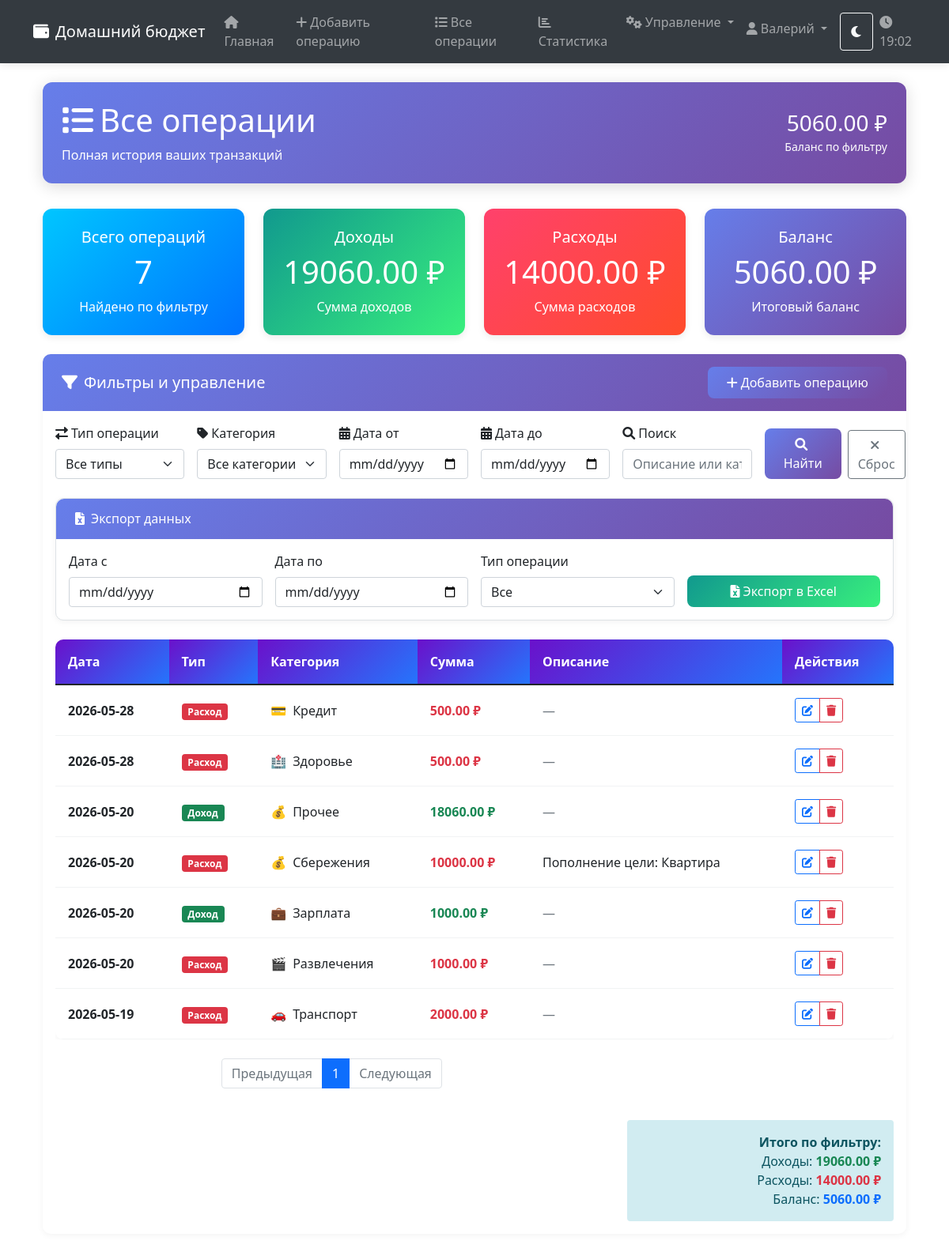
The page /transactions (signed in) on the database as committed earlier.
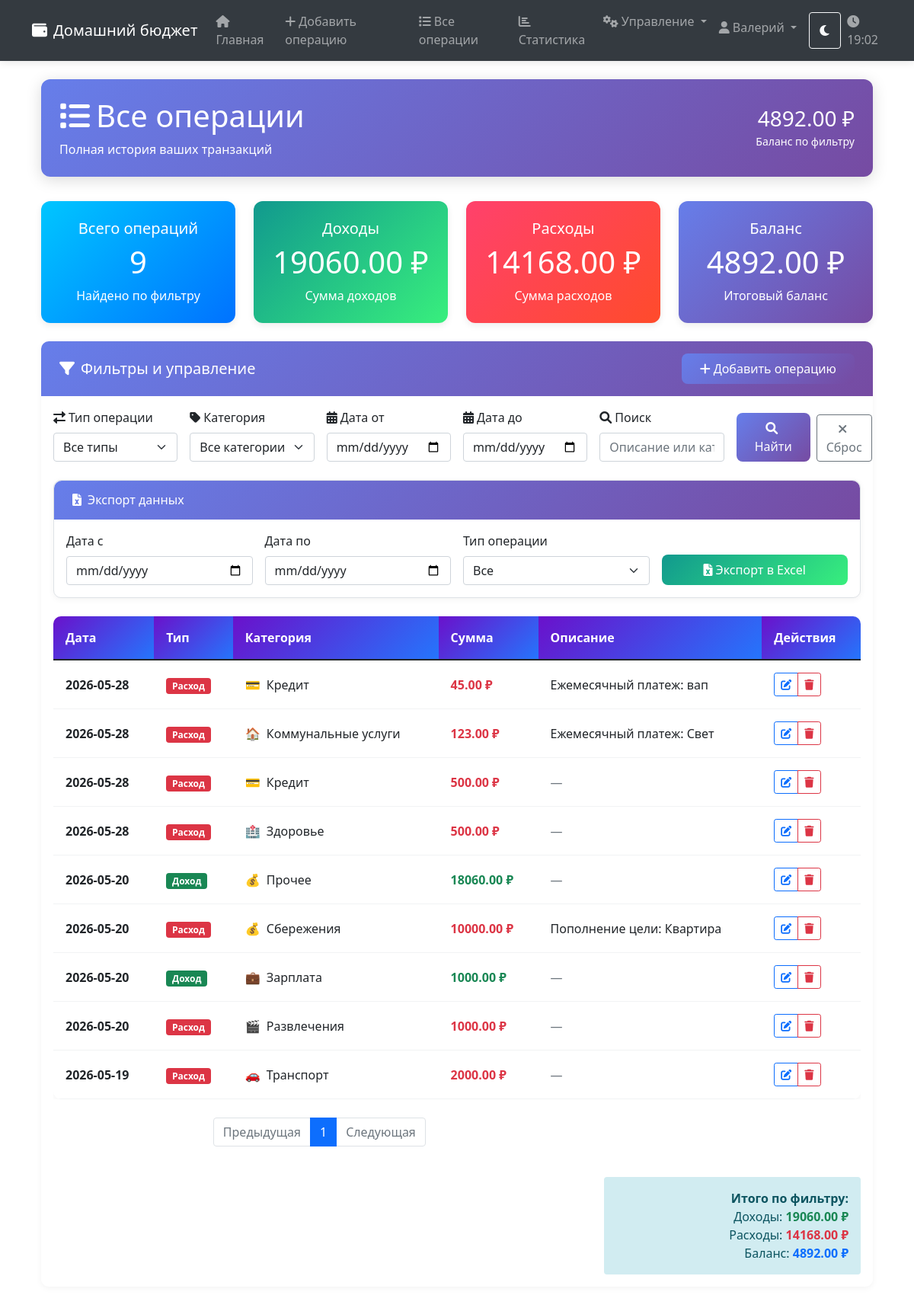
The same page on the database as committed later.
### tables this page shows
CREATE TABLE transactions (
            id INTEGER PRIMARY KEY AUTOINCREMENT,
            type TEXT CHECK(type IN ('income', 'expense')) NOT NULL,
            amount REAL NOT NULL,
            category_id INTEGER,
            description TEXT,
            date DATE NOT NULL,
            created_at TIMESTAMP DEFAULT CURRENT_TIMESTAMP,
            user_id INTEGER,
            FOREIGN KEY (category_id) REFERENCES categories (id),
            FOREIGN KEY (user_id) REFERENCES users (id)
        );

CREATE TABLE categories (
            id INTEGER PRIMARY KEY AUTOINCREMENT,
            name TEXT NOT NULL,
            type TEXT CHECK(type IN ('income', 'expense')) NOT NULL,
            icon TEXT,
            color TEXT,
            created_at TIMESTAMP DEFAULT CURRENT_TIMESTAMP
        );

### routes/transaction_routes.py (the view, shortened to what this page needs)
    @app.route('/transactions')
    @login_required
    def view_transactions():
        with get_db_connection() as conn:
            filter_type = request.args.get('type', 'all')
            filter_category = request.args.get('category', 'all')
            start_date = request.args.get('start_date')
            end_date = request.args.get('end_date')
            search = request.args.get('search', '').strip()
            query = '''
                SELECT t.*, c.name as category_name, c.icon as category_icon
                FROM transactions t
                LEFT JOIN categories c ON t.category_id = c.id
                WHERE t.user_id = ?
            '''
            params = [session['user_id']]
            if filter_type != 'all':
                query += ' AND t.type = ?'
                params.append(filter_type)
            if filter_category != 'all':
                query += ' AND t.category_id = ?'
                params.append(filter_category)
            if start_date:
                query += ' AND t.date >= ?'
                params.append(start_date)
            if end_date:
                query += ' AND t.date <= ?'
                params.append(end_date)
            query += ' ORDER BY t.date DESC, t.created_at DESC'
            transactions = conn.execute(query, params).fetchall()
            categories = conn.execute('SELECT * FROM categories').fetchall()
        return render_template(
            'transactions.html',
            transactions=transactions,
            categories=categories,
            filter_type=filter_type,
            filter_category=filter_category,
            start_date=start_date,
            end_date=end_date,
            search=search
        )

### templates/transactions.html (shortened to what this page needs)
{% extends "base.html" %}
{% block content %}
<div class="container-fluid fade-in">
    <div class="page-header">
        <div class="d-flex justify-content-between align-items-center">
            <div>
                <h1><i class="fas fa-list me-2"></i>Все операции</h1>
                <p class="mb-0">Полная история ваших транзакций</p>
            </div>
            <div class="text-end">
                {% set total_inc = transactions|selectattr('type', 'equalto', 'income')|map(attribute='amount')|sum %}
                {% set total_exp = transactions|selectattr('type', 'equalto', 'expense')|map(attribute='amount')|sum %}
                {% if filter_type == 'income' %}
                    <h3 class="mb-0">{{ "%.2f"|format(total_inc) }} ₽</h3>
                    <small>Доходы по фильтру</small>
                {% elif filter_type == 'expense' %}
                    <h3 class="mb-0">{{ "%.2f"|format(total_exp) }} ₽</h3>
                    <small>Расходы по фильтру</small>
                {% else %}
                    <h3 class="mb-0">{{ "%.2f"|format(total_inc - total_exp) }} ₽</h3>
                    <small>Баланс по фильтру</small>
                {% endif %}
            </div>
        </div>
    </div>
    {% set total_income = transactions|selectattr('type', 'equalto', 'income')|map(attribute='amount')|sum %}
    {% set total_expense = transactions|selectattr('type', 'equalto', 'expense')|map(attribute='amount')|sum %}
    <div class="row mb-4">
        <div class="{% if filter_type == 'all' %}col-md-3{% else %}col-md-6{% endif %}">
            <div class="stat-card stat-card-info">
                <div class="card-body text-center">
                    <h5>Всего операций</h5>
                    <h2 class="display-6">{{ transactions|length }}</h2>
                    <p class="mb-0">Найдено по фильтру</p>
                </div>
            </div>
        </div>
        {% if filter_type == 'income' %}
        <div class="col-md-6">
            <div class="stat-card stat-card-success">
                <div class="card-body text-center">
                    <h5>Доходы</h5>
                    <h2 class="display-6">{{ "%.2f"|format(total_income) }} ₽</h2>
                    <p class="mb-0">Сумма доходов</p>
                </div>
            </div>
        </div>
        {% else %}
        <div class="col-md-3">
            <div class="stat-card stat-card-success">
                <div class="card-body text-center">
                    <h5>Доходы</h5>
                    <h2 class="display-6">{{ "%.2f"|format(total_income) }} ₽</h2>
                    <p class="mb-0">Сумма доходов</p>
                </div>
            </div>
        </div>
        <div class="col-md-3">
            <div class="stat-card stat-card-danger">
                <div class="card-body text-center">
                    <h5>Расходы</h5>
                    <h2 class="display-6">{{ "%.2f"|format(total_expense) }} ₽</h2>
                    <p class="mb-0">Сумма расходов</p>
                </div>
            </div>
        </div>
        <div class="col-md-3">
            <div class="stat-card stat-card-primary">
                <div class="card-body text-center">
                    <h5>Баланс</h5>
                    <h2 class="display-6">{{ "%.2f"|format(total_income - total_expense) }} ₽</h2>
                    <p class="mb-0">Итоговый баланс</p>
                </div>
            </div>
        </div>
        {% endif %}
    </div>
    <div class="card form-card">
        <div class="card-header d-flex justify-content-between align-items-center">
            <h5 class="mb-0"><i class="fas fa-filter me-2"></i>Фильтры и управление</h5>
            <a href="{{ url_for('add_transaction') }}" class="btn btn-modern btn-modern-primary">
                <i class="fas fa-plus me-1"></i>Добавить операцию
            </a>
        </div>
        <div class="card-body">
            <form method="GET" action="{{ url_for('view_transactions') }}" class="row mb-4 g-3">
                <div class="col-md-2">
                    <label for="filter_type" class="form-label"><i class="fas fa-exchange-alt me-1"></i>Тип операции</label>
                    <select class="form-select" id="filter_type" name="type">
                        <option value="all" {% if filter_type == 'all' %}selected{% endif %}>Все типы</option>
                    </select>
                </div>
                <div class="col-md-2">
                    <label for="filter_category" class="form-label"><i class="fas fa-tag me-1"></i>Категория</label>
                    <select class="form-select" id="filter_category" name="category">
                        <option value="all" {% if filter_category == 'all' %}selected{% endif %}>Все категории</option>
                    </select>
                </div>
                <div class="col-md-2">
                    <label for="start_date" class="form-label"><i class="fas fa-calendar-alt me-1"></i>Дата от</label>
                    <input type="date" class="form-control" id="start_date" name="start_date" value="{{ start_date or '' }}">
                </div>
                <div class="col-md-2">
                    <label for="end_date" class="form-label"><i class="fas fa-calendar-alt me-1"></i>Дата до</label>
                    <input type="date" class="form-control" id="end_date" name="end_date" value="{{ end_date or '' }}">
                </div>
                <div class="col-md-2">
                    <label for="search" class="form-label"><i class="fas fa-search me-1"></i>Поиск</label>
                    <input type="text" class="form-control" id="search" name="search" placeholder="Описание или категория" value="{{ search or '' }}" autocomplete="off">
                </div>
                <div class="col-md-2 d-flex align-items-end gap-2">
                    <button type="submit" class="btn btn-modern btn-modern-primary w-100"><i class="fas fa-search me-1"></i>Найти</button>
                    <a href="{{ url_for('view_transactions') }}" class="btn btn-outline-secondary w-100"><i class="fas fa-times me-1"></i>Сброс</a>
                </div>
            </form>
            <div class="card mb-4">
                <div class="card-header bg-success text-white">
                    <h6 class="mb-0"><i class="fas fa-file-excel me-2"></i>Экспорт данных</h6>
                </div>
                <div class="card-body">
                    <form method="GET" action="{{ url_for('export_excel') }}" class="row g-3 align-items-end">
                        <div class="col-md-3">
                            <label class="form-label" for="export_start_date">Дата с</label>
                            <input type="date" class="form-control" id="export_start_date" name="start_date" value="{{ start_date or '' }}">
                        </div>
                        <div class="col-md-3">
                            <label class="form-label" for="export_end_date">Дата по</label>
                            <input type="date" class="form-control" id="export_end_date" name="end_date" value="{{ end_date or '' }}">
                        </div>
                        <div class="col-md-3">
                            <label class="form-label" for="export_type">Тип операции</label>
                            <select class="form-select" id="export_type" name="type">
                                <option value="all" {% if filter_type == 'all' %}selected{% endif %}>Все</option>
                            </select>
                        </div>
                        <div class="col-md-3">
                            <button type="submit" class="btn btn-modern btn-modern-success w-100"><i class="fas fa-file-excel me-1"></i>Экспорт в Excel</button>
                        </div>
                    </form>
                </div>
            </div>
            {% if transactions %}
            <div class="table-responsive">
                <table class="table table-modern">
                    <thead>
                        <tr>
                            <th>Дата</th>
                            <th>Тип</th>
                            <th>Категория</th>
                            <th>Сумма</th>
                            <th>Описание</th>
                            <th>Действия</th>
                        </tr>
                    </thead>
                    <tbody>
                        {% for trans in transactions %}
                        <tr>
                            <td class="fw-bold">{{ trans.date }}</td>
                            <td>{% if trans.type == 'income' %}<span class="badge bg-success">Доход</span>{% else %}<span class="badge bg-danger">Расход</span>{% endif %}</td>
                            <td><div class="d-flex align-items-center">{% if trans.category_icon %}<span class="me-2">{{ trans.category_icon }}</span>{% endif %}<span>{{ trans.category_name or 'Без категории' }}</span></div></td>
                            <td class="{% if trans.type == 'income' %}text-success fw-bold{% else %}text-danger fw-bold{% endif %}">{{ "%.2f"|format(trans.amount) }} ₽</td>
                            <td>{% if trans.description %}{{ trans.description }}{% else %}<span class="text-muted">—</span>{% endif %}</td>
                            <td>
                                <div class="btn-group btn-group-sm" role="group">
                                    <a href="{{ url_for('edit_transaction', transaction_id=trans.id) }}" class="btn btn-outline-primary" title="Редактировать"><i class="fas fa-edit"></i></a>
                                    <a href="{{ url_for('delete_transaction', transaction_id=trans.id) }}" class="btn btn-outline-danger" title="Удалить" onclick="return confirm('Вы точно хотите удалить эту операцию?')"><i class="fas fa-trash"></i></a>
                                </div>
                            </td>
                        </tr>
                        {% endfor %}
                    </tbody>
                </table>
            </div>
            <div class="row mt-4">
                <div class="col-md-8">
                    <nav aria-label="Навигация по страницам">
                        <ul class="pagination justify-content-center">
                            <li class="page-item disabled"><span class="page-link">Предыдущая</span></li>
                            <li class="page-item active"><span class="page-link">1</span></li>
                            <li class="page-item disabled"><span class="page-link">Следующая</span></li>
                        </ul>
                    </nav>
                </div>
                <div class="col-md-4"></div>
            </div>
            {% endif %}
            <div class="row mt-4">
                <div class="col-md-8"></div>
                <div class="col-md-4 text-end">
                    <div class="p-3 rounded" style="background-color: #d1ecf1; color: #0c5460;">
                        <strong>Итого по фильтру:</strong><br>
                        {% if filter_type == 'income' %}
                            Доходы: <span class="text-success fw-bold">{{ "%.2f"|format(total_income) }} ₽</span>
                        {% elif filter_type == 'expense' %}
                            Расходы: <span class="text-danger fw-bold">{{ "%.2f"|format(total_expense) }} ₽</span>
                        {% else %}
                            Доходы: <span class="text-success fw-bold">{{ "%.2f"|format(total_income) }} ₽</span><br>
                            Расходы: <span class="text-danger fw-bold">{{ "%.2f"|format(total_expense) }} ₽</span><br>
                            Баланс: <span class="text-primary fw-bold">{{ "%.2f"|format(total_income - total_expense) }} ₽</span>
                        {% endif %}
                    </div>
                </div>
            </div>
        </div>
    </div>
</div>
{% endblock %}

Rows that differ between the two databases and show on the page:
added transactions: type "Расход", amount "45.00"
added transactions: type "Расход", amount "123.00"
Other text that changed with them:
{{ "%.2f"|format(total_inc - total_exp) }}: "5060.00" → "4892.00"
{{ transactions|length }}: "7" → "9"
{{ "%.2f"|format(total_expense) }}: "14000.00" → "14168.00"
{{ "%.2f"|format(total_income - total_expense) }}: "5060.00" → "4892.00"
